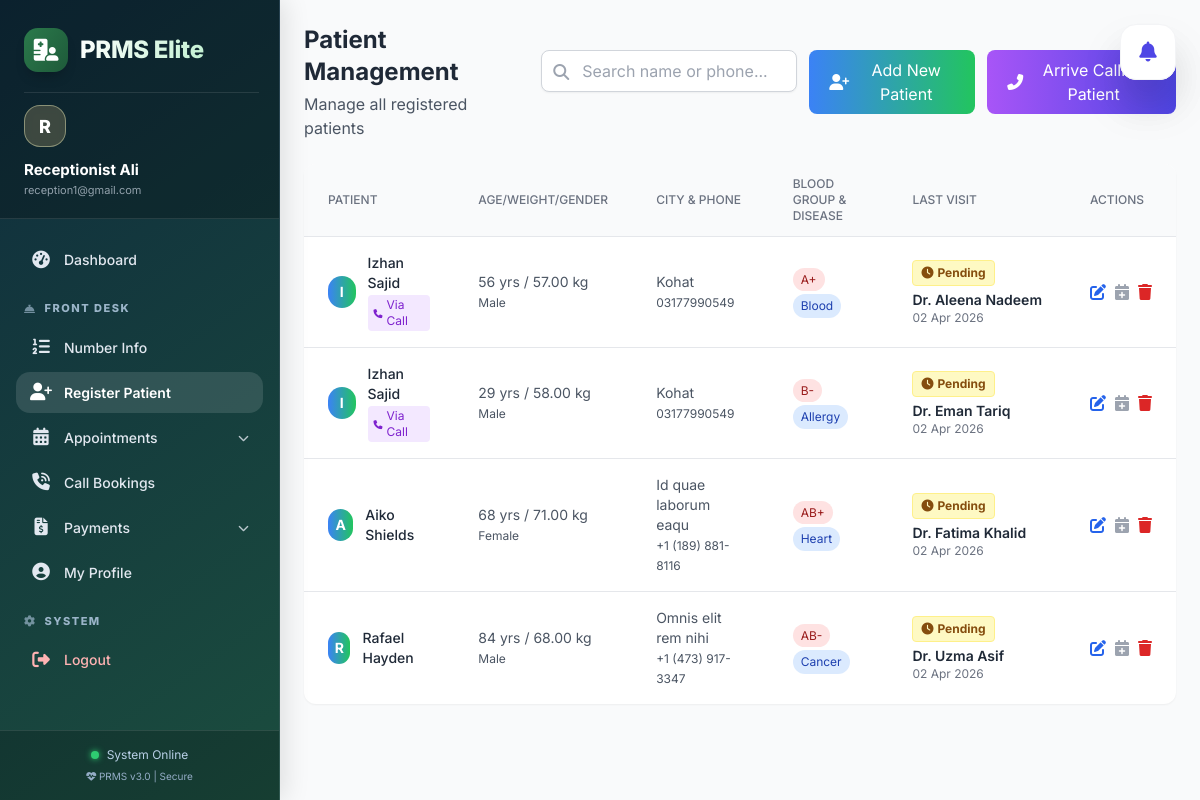
Before: /receptionist/patients.php (signed in) with the older database file.
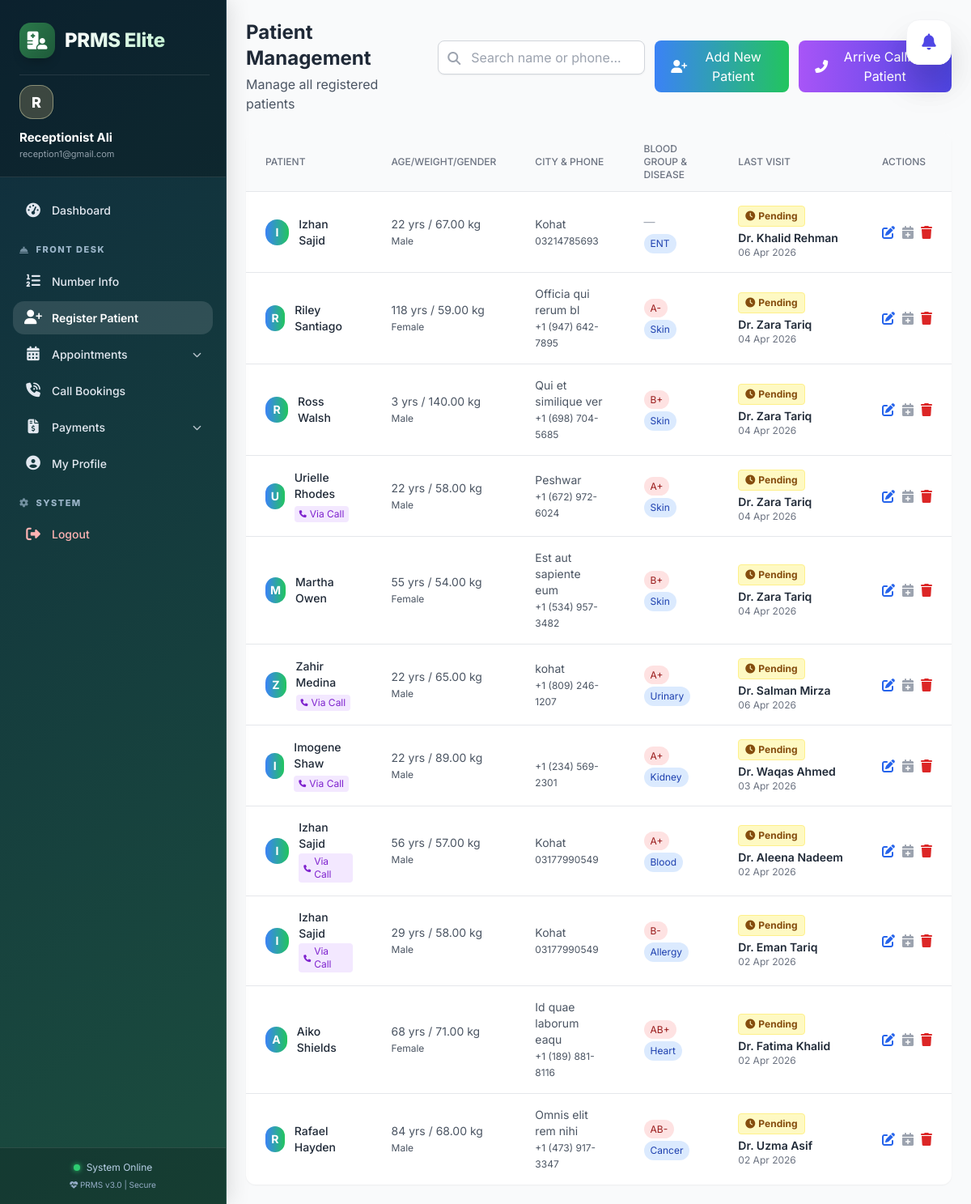
After: the same page with the newer database file.
### tables this page shows
CREATE TABLE `patients` (
  `id` int(11) NOT NULL,
  `name` varchar(100) DEFAULT NULL,
  `age` int(11) DEFAULT NULL,
  `weight` decimal(5,2) DEFAULT NULL,
  `disease` int(11) DEFAULT NULL,
  `gender` enum('male','female','other') DEFAULT NULL,
  `phone` varchar(20) DEFAULT NULL,
  `address` text DEFAULT NULL,
  `blood_group` varchar(10) DEFAULT NULL,
  `status` enum('active','inactive') DEFAULT 'active',
  `created_at` timestamp NOT NULL DEFAULT current_timestamp()
);

### receptionist/patients.php (the view, shortened to what the changed rows need)
<?php
require_once '../config/db.php';
$search = isset($_GET['search']) ? mysqli_real_escape_string($conn, $_GET['search']) : '';
$where_clause = "";
$patients_query = "SELECT p.*,
                   (SELECT COUNT(*) FROM appointments
                    WHERE patient_id = p.id AND status = 'pending') as pending_appointments,
                   (SELECT name FROM categories WHERE id = p.disease) as disease_name,
                   (SELECT a.status FROM appointments a
                    WHERE a.patient_id = p.id
                    ORDER BY a.created_at DESC LIMIT 1) as last_appt_status,
                   (SELECT u.name FROM appointments a
                    JOIN doctors d ON a.doctor_id = d.id
                    JOIN users u ON d.user_id = u.id
                    WHERE a.patient_id = p.id
                    ORDER BY a.created_at DESC LIMIT 1) as last_doctor_name,
                   (SELECT a.appointment_date FROM appointments a
                    WHERE a.patient_id = p.id
                    ORDER BY a.created_at DESC LIMIT 1) as last_appt_date,
                   (SELECT COUNT(*) FROM call_appointments ca
                    WHERE ca.patient_id = p.id AND ca.status = 'visited') as via_call_count
                   FROM patients p
                   $where_clause
                   ORDER BY p.created_at DESC";
if (!$search) {
    $patients_query .= " LIMIT 50";
}
$patients_result = mysqli_query($conn, $patients_query);
include '../includes/header.php';
?>
<div class="flex-1 overflow-y-auto bg-gray-50">
    <div class="p-6">
        <div class="flex flex-col md:flex-row justify-between items-start md:items-center gap-4 mb-6">
            <div>
                <h1 class="text-2xl font-bold text-gray-800">Patient Management</h1>
            </div>
        </div>
        <div class="bg-white rounded-xl shadow-sm overflow-hidden">
            <div class="overflow-x-auto">
                <table class="w-full">
                    <thead class="bg-gray-50 border-b">
                        <tr>
                            <th class="px-6 py-3 text-left text-xs font-medium text-gray-500 uppercase">Patient</th>
                            <th class="px-6 py-3 text-left text-xs font-medium text-gray-500 uppercase">Age/Weight/Gender</th>
                            <th class="px-6 py-3 text-left text-xs font-medium text-gray-500 uppercase">City & Phone</th>
                            <th class="px-6 py-3 text-left text-xs font-medium text-gray-500 uppercase">Blood Group & Disease</th>
                            <th class="px-6 py-3 text-left text-xs font-medium text-gray-500 uppercase">Last Visit</th>
                            <th class="px-6 py-3 text-left text-xs font-medium text-gray-500 uppercase">Actions</th>
                        </tr>
                    </thead>
                    <tbody class="divide-y divide-gray-200">
                        <?php if (mysqli_num_rows($patients_result) > 0): ?>
                            <?php while ($patient = mysqli_fetch_assoc($patients_result)): ?>
                                <tr class="hover:bg-gray-50 transition">
                                    <td class="px-6 py-4">
                                        <div class="flex items-center">
                                            <div class="w-8 h-8 rounded-full bg-gradient-to-r from-blue-500 to-green-500 flex items-center justify-center text-white text-sm font-bold">
                                                <?php echo strtoupper(substr($patient['name'], 0, 1)); ?>
                                            </div>
                                            <div class="ml-3">
                                                <p class="text-sm font-medium text-gray-800"><?php echo htmlspecialchars($patient['name']); ?></p>
                                                <?php if ($patient['via_call_count'] > 0): ?>
                                                    <span class="inline-flex items-center px-1.5 py-0.5 rounded text-xs bg-purple-100 text-purple-700 mt-0.5">
                                                        <i class="fas fa-phone mr-1" style="font-size:9px"></i>Via Call
                                                    </span>
                                                <?php endif; ?>
                                            </div>
                                        </div>
                                    </td>
                                    <td class="px-6 py-4 text-sm text-gray-600">
                                        <?php echo $patient['age']; ?> yrs / <?php echo $patient['weight']; ?> kg <br>
                                        <span class="capitalize text-xs"><?php echo $patient['gender']; ?></span>
                                    </td>
                                    <td class="px-6 py-4 text-sm text-gray-600">
                                        <?php echo htmlspecialchars($patient['address']); ?><br>
                                        <span class="text-xs"><?php echo htmlspecialchars($patient['phone']); ?></span>
                                    </td>
                                    <td class="px-6 py-4">
                                        <?php if ($patient['blood_group']): ?>
                                            <span class="px-2 py-1 text-xs rounded-full bg-red-100 text-red-800">
                                                <?php echo htmlspecialchars($patient['blood_group']); ?>
                                            </span>
                                        <?php else: ?>
                                            <span class="text-gray-400 text-sm">—</span>
                                        <?php endif; ?>
                                        <br>
                                        <?php if ($patient['disease_name']): ?>
                                            <span class="px-2 py-1 text-xs rounded-full bg-blue-100 text-blue-800 mt-1 inline-block">
                                                <?php echo htmlspecialchars($patient['disease_name']); ?>
                                            </span>
                                        <?php endif; ?>
                                    </td>
                                    <td class="px-6 py-4">
                                        <?php if ($patient['last_appt_status']): ?>
                                            <?php
                                                $status_cfg = [
                                                    'pending'   => ['bg-yellow-100 text-yellow-800 border-yellow-200', 'fa-clock',        'Pending'],
                                                    'completed' => ['bg-green-100 text-green-800 border-green-200',  'fa-check-circle',  'Completed'],
                                                    'cancelled' => ['bg-red-100 text-red-800 border-red-200',      'fa-times-circle',  'Cancelled'],
                                                ];
                                                $s = $patient['last_appt_status'];
                                                [$cls, $ico, $lbl] = $status_cfg[$s] ?? ['bg-gray-100 text-gray-600 border-gray-200', 'fa-circle', ucfirst($s)];
                                            ?>
                                            <span class="inline-flex items-center px-2 py-1 rounded border text-xs font-bold <?php echo $cls; ?>">
                                                <i class="fas <?php echo $ico; ?> mr-1"></i><?php echo $lbl; ?>
                                            </span>
                                            <?php if ($patient['last_doctor_name']): ?>
                                                <p class="text-sm font-semibold text-gray-800 mt-1 truncate max-w-[150px]" title="<?php echo htmlspecialchars($patient['last_doctor_name']); ?>">
                                                   Dr. <?php echo htmlspecialchars(trim(str_replace('Dr.', '', $patient['last_doctor_name']))); ?>
                                                </p>
                                            <?php endif; ?>
                                            <?php if ($patient['last_appt_date']): ?>
                                                <p class="text-xs text-gray-500">
                                                    <?php echo date('d M Y', strtotime($patient['last_appt_date'])); ?>
                                                </p>
                                            <?php endif; ?>
                                        <?php else: ?>
                                            <div class="text-center py-2">
                                                <span class="text-gray-400 text-xs italic">No visits yet</span>
                                            </div>
                                        <?php endif; ?>
                                    </td>
                                    <td class="px-6 py-4">
                                        <div class="flex space-x-2">
                                            <button onclick="openEditModal(<?php echo $patient['id']; ?>, '<?php echo addslashes($patient['name']); ?>', <?php echo $patient['age']; ?>, <?php echo (float)$patient['weight']; ?>, <?php echo (int)$patient['disease']; ?>, '<?php echo $patient['gender']; ?>', '<?php echo htmlspecialchars($patient['phone']); ?>', '<?php echo addslashes($patient['address']); ?>', '<?php echo $patient['blood_group']; ?>', '<?php echo $patient['status']; ?>')"
                                                class="text-blue-600 hover:text-blue-800 transition" title="Edit">
                                                <i class="fas fa-edit"></i>
                                            </button>
                                            <?php if ($patient['pending_appointments'] > 0): ?>
                                                <span class="text-gray-400 cursor-not-allowed" title="Has pending appointment">
                                                    <i class="fas fa-calendar-plus"></i>
                                                </span>
                                            <?php endif; ?>
                                            <a href="javascript:void(0)"
                                                onclick="confirmDelete(<?php echo $patient['id']; ?>, '<?php echo htmlspecialchars($patient['name']); ?>')"
                                                class="text-red-600 hover:text-red-800 transition" title="Delete">
                                                <i class="fas fa-trash"></i>
                                            </a>
                                        </div>
                                    </td>
                                </tr>
                            <?php endwhile; ?>
                        <?php endif; ?>
        </tbody>
        </table>
        </div>
    </div>
</div>
</div>

Changed rows visible on the page:
added patients: name "I", name "Izhan Sajid", age "22", weight "67.00", gender "Male", address "Kohat", phone "03214785693", disease_name "ENT", lbl "Pending", last_doctor_name "Khalid Rehman", last_appt_date "06 Apr 2026"
added patients: name "R", name "Riley Santiago", age "118", weight "59.00", gender "Female", address "Officia qui rerum bl", phone "+1 (947) 642-7895", blood_group "A-", disease_name "Skin", lbl "Pending", last_doctor_name "Zara Tariq", last_appt_date "04 Apr 2026"
added patients: name "R", name "Ross Walsh", age "3", weight "140.00", gender "Male", address "Qui et similique ver", phone "+1 (698) 704-5685", blood_group "B+", disease_name "Skin", lbl "Pending", last_doctor_name "Zara Tariq", last_appt_date "04 Apr 2026"
added patients: name "U", name "Urielle Rhodes", shows "Via Call", age "22", weight "58.00", gender "Male", address "Peshwar", phone "+1 (672) 972-6024", blood_group "A+", disease_name "Skin", lbl "Pending", last_doctor_name "Zara Tariq", last_appt_date "04 Apr 2026"
added patients: name "M", name "Martha Owen", age "55", weight "54.00", gender "Female", address "Est aut sapiente eum", phone "+1 (534) 957-3482", blood_group "B+", disease_name "Skin", lbl "Pending", last_doctor_name "Zara Tariq", last_appt_date "04 Apr 2026"
added patients: name "Z", name "Zahir Medina", shows "Via Call", age "22", weight "65.00", gender "Male", address "kohat", phone "+1 (809) 246-1207", blood_group "A+", disease_name "Urinary", lbl "Pending", last_doctor_name "Salman Mirza", last_appt_date "06 Apr 2026"
added patients: name "I", name "Imogene Shaw", shows "Via Call", age "22", weight "89.00", gender "Male", phone "+1 (234) 569-2301", blood_group "A+", disease_name "Kidney", lbl "Pending", last_doctor_name "Waqas Ahmed", last_appt_date "03 Apr 2026"
